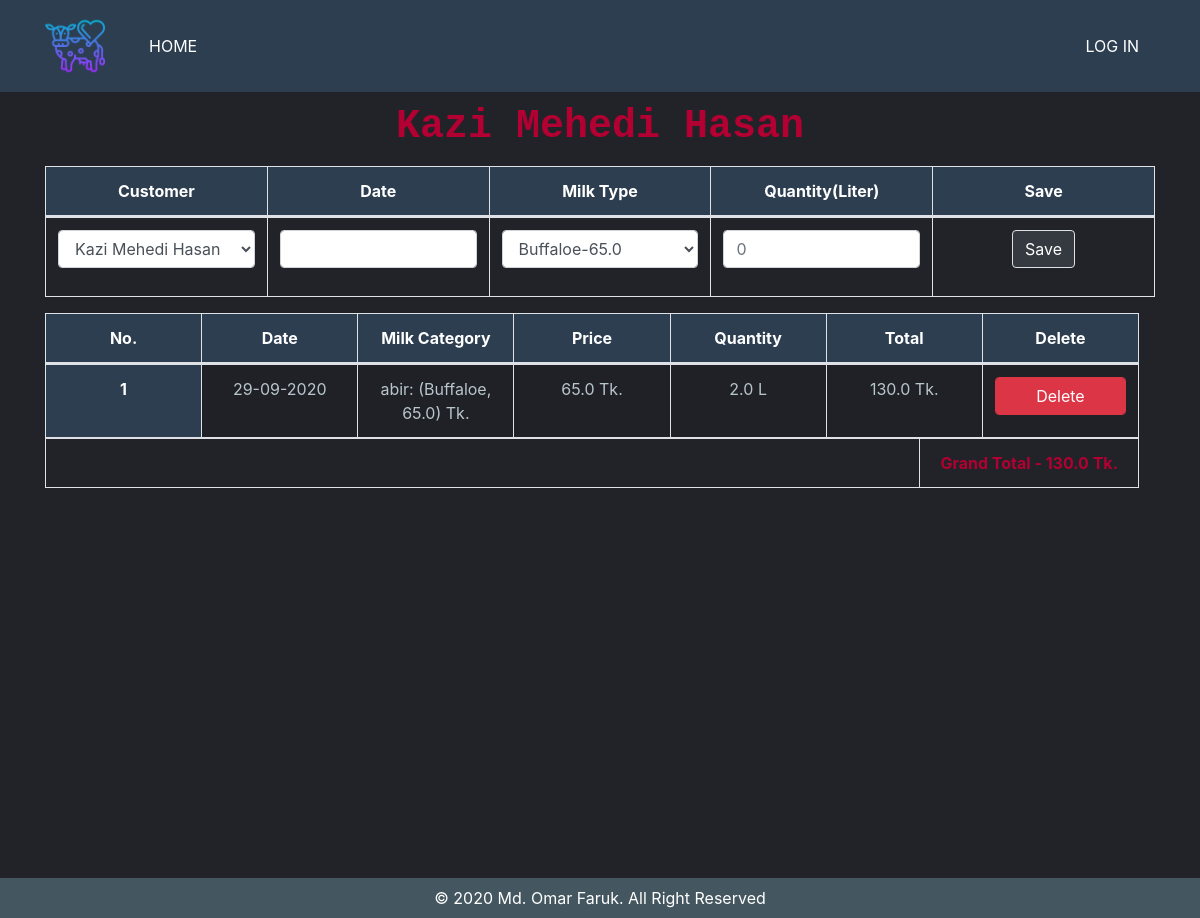
/customer_ledger/5/, run on an earlier commit of the app's database.
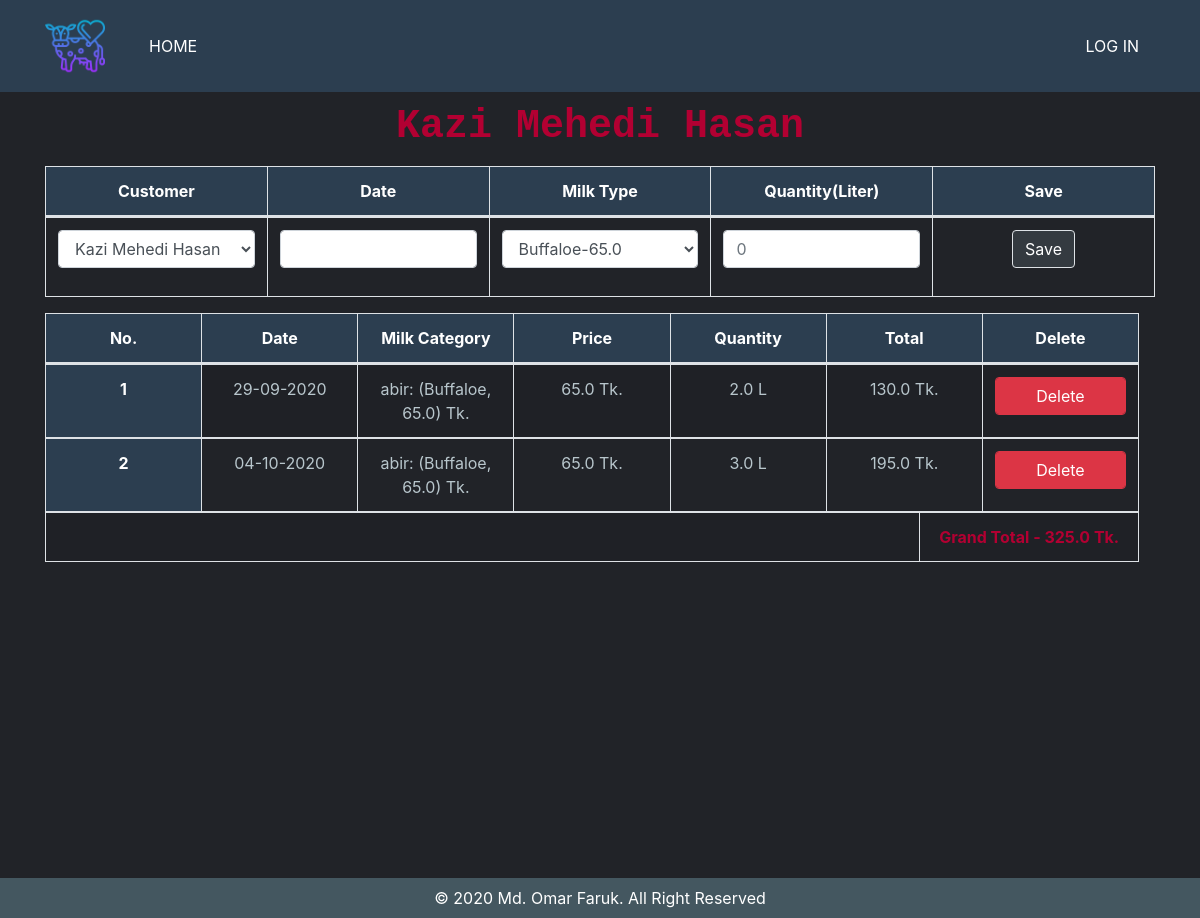
And on a later commit of the database.
### dairyapp/models.py (models this page shows, shortened)
class Customerledger(models.Model):
    related_milk_category = models.ForeignKey(CustomerMilkCategory, related_name="Customerledger", on_delete=models.CASCADE, null=True)
    related_customer = models.ForeignKey(User, related_name='Customerledger', on_delete=models.CASCADE, null=True)
    date = models.CharField(max_length=1000000,db_index=True)
    price = models.FloatField(max_length=1000000,db_index=True,default=0.0)
    quantity = models.FloatField(max_length=1000000,db_index=True,default=0.0)
    total = models.FloatField(max_length=1000000,db_index=True,default=0.0)

class CustomerMilkCategory(models.Model):
    CHOICES1 = (
        ('Cow','Cow'),
        ('Buffaloe','Buffalo'),#buffaloes
        ('Others','Others'),
    )
    animalname= models.CharField(max_length=200,choices=CHOICES1)
    milkprice = models.FloatField(max_length=200, db_index=True)
    related_customer = models.ForeignKey(User, related_name='CustomerMilkCategory', on_delete=models.CASCADE, null=True)
    def __str__(self):
        return f"{self.related_customer}: ({self.animalname}, {self.milkprice})  Tk."

### dairyapp/views.py (the view)
# urls.py: path('customer_ledger/<int:pk>/', views.customer_ledger, name='customer_ledger'),  # Individual Customer dashboard
def customer_ledger(request,pk):
    customer_obj = get_object_or_404(User,pk=pk)
    cus_user_info = models.Profile.objects.filter(user=customer_obj)
    customer_ledger_info = models.Customerledger.objects.filter(related_customer = customer_obj)
    milktypes = models.CustomerMilkCategory.objects.filter(related_customer = customer_obj)
    milk_list = [(milk.animalname +"-"+ str(milk.milkprice), milk.pk) for milk in milktypes]
    customer_full_name = f"{customer_obj.first_name} {customer_obj.last_name}"
    alltotal = 0.0
    for i in customer_ledger_info:
        alltotal = alltotal+float(i.total)
    print(alltotal)
    return render(request,'Customers/customer_ledger.html',{
            "customer_full_name":customer_full_name,
            "milk_list":milk_list,
            "customer_obj":customer_obj,
            "customer_ledger_info":customer_ledger_info,
            "alltotal":alltotal,
            })

### dairyapp/templatetags/custom_tags.py (called while the page is built)
@register.simple_tag(name="multiply")
def multiply(qty, unit_price, *args, **kwargs):
    return qty * unit_price

### templates/Customers/customer_ledger.html (shortened to what this page needs)
{% extends 'base.html' %}
{% load crispy_forms_tags %}
{% load templatetags %}
{% block content %}
<h2 class="vendor_name_heading"><strong>{{ customer_full_name }}</strong></h2>
<div class="table-responsive">
        <table class="table table-bordered">
          <thead>
              <tr>
                <th scope="col">Customer</th>
                <th scope="col">Date</th>
                <th scope="col">Milk Type</th>
                <th scope="col">Quantity(Liter)</th>
                <th scope="col">Save</th>
              </tr>
            </thead>
        <tbody>
          <form action="\customer_ledger_save\" method="POST">{% csrf_token %}
              <tr>
               <td scpoe="col">
                 <div class="form-row">
                   <div class="col">
                     <select  class="form-control" id="customer" name="customer">
                          <option value="{{ customer_obj.pk }}"> {{ customer_obj.first_name }} {{ customer_obj.last_name }} </option>
                        </select>
                        </div>
                      </div>
                      </td>
                <td scpoe="col">
                  <div class="form-row">
                    <div class="col">
                      <p><input class="form-control" type="text" name="date" id="datepicker"></p>
                    </div>
                  </div>
                </td>
                <td scpoe="col">
                  <div class="form-row">
                    <div class="col">
                      <select  class="form-control" id="milktype" name="milktype">
                        {% for milk, milk_pk in milk_list %}
                        <option value="{{ milk_pk }}"> {{milk}} </option>
                        {% endfor %}
                      </select>
                    </div>
                  </div>
                </td>
                <td scpoe="col">
                  <div class="form-row">
                    <div class="col">
                      <input type="name" class="form-control"  name="quantity" placeholder="0"  pattern="\d+">
                    </div>
                  </div>
                </td>
                <td scpoe="col">
                  <div class="form-row">
                    <div class="col">
                      <button type="submit" class="btn btn-dark border">Save</button>
                    </div>
                  </div>
                </td>
              </tr>
            </form>
            </tbody>
        </table>
    </div>
  <div class="table-responsive">
      <table class="table table-bordered table-striped ">
        <thead id="theadthid">
          <tr >
                <th scope="col">No.</th>
                <th scope="col">Date</th>
                <th scope="col">Milk Category</th>
                <th scope="col">Price</th>
                <th scope="col">Quantity</th>
                <th scope="col">Total</th>
                <th scope="col">Delete</th>
            </tr>
        </thead>
        <tbody id="tbodydata">
          {% for ledger in customer_ledger_info %}
          <tr>
            <th scope="row">{{ forloop.counter }}</th>
            <td>{{ ledger.date }}</td>
            <td>{{ ledger.related_milk_category }}</td>
            <td>{{ ledger.price }} Tk.</td>
            <td> {{ ledger.quantity }} L</td>
            <td>{% multiply ledger.quantity ledger.price %} Tk.</td>
            <td>
              <form action="{% url 'customer_ledger_delete' %}" method="POST">{% csrf_token %}
                <button class="btn btn-danger form-control"type="submit" name="customer_pk" value="{{ledger.pk}}">Delete</button>
                </form>
                </td>
          </tr>
{% endfor %}
<tr>
<td colspan="4"></td>
<td id="totalid"><strong>Grand Total - {{ alltotal }} Tk.</strong></td>
</tr>
          </tbody>
      </table>
  </div>
{% endblock %}

### templates/base.html (shortened to what this page needs)
<!doctype html>
<html lang="en">
  <head>
    {% load static %}
    <link rel="stylesheet" href="https://stackpath.bootstrapcdn.com/bootstrap/4.3.1/css/bootstrap.min.css">
    <link rel="stylesheet" href="https://use.fontawesome.com/releases/v5.7.2/css/all.css">
    <link rel="stylesheet" href="https://use.fontawesome.com/releases/v5.8.1/css/all.css">
    <link rel="stylesheet" href="//code.jquery.com/ui/1.12.1/themes/base/jquery-ui.css">
  </head>
<body>
  <nav class="navbar navbar-expand-md fixed-top">
    <div class="container ">
      <div class="logo-image">
            <a href="{% url 'home' %}"><img src="{% static 'images/cow.png' %}" alt="logo.png" class="img-fluid"></a>
      </div>
    <div class="collapse navbar-collapse" id="navbarSupportedContent">
      <ul class="navbar-nav mr-auto">
        <li class="nav-item">
          <a class="nav-link" href="{% url 'home' %}" style="color: #FFFFFF;">HOME</a>
        </li>
      </ul>
      {% if user.is_authenticated %}
        <ul class="navbar-nav">
          <li class="nav-item dropdown">
            <a class="nav-link dropdown-toggle"  id="navbarDropdown" role="button" data-toggle="dropdown" aria-haspopup="true" aria-expanded="false">
          {% if user.profile.user_type == 'Manager' %}<strong>MANAGER </strong>{% elif user.profile.user_type == 'Customer'  %}<strong>CUSTOMER </strong> {% endif %}{{ user.username }}
            </a>
            <div class="dropdown-menu dropdown-menu-right" aria-labelledby="navbarDropdown">
              <a class="dropdown-item" href="{% url 'password_change' %}"><i class="fa fa-cogs"></i><span class="menu-text-size">&nbsp;&nbsp; CHANGE PASSWORD</span></a>
              <div class="dropdown-divider"></div>
              <a class="dropdown-item" href="{% url 'logout' %}"><i class="fas fa-sign-out-alt"></i><span class="menu-text-size">&nbsp;&nbsp; LOG OUT</span></a>
            </div>
          </li>
        </ul>
      {% else %}
        <form class="form-inline my-2 my-lg-0">
          <a href="{% url 'login' %}" class="nav-link" style="color: #FFFFFF;">LOG IN</a>
        </form>
      {% endif %}
    </div>
  </div>
  </nav>
<div class="container">
      {% block content %}
      {% endblock %}
</div>
<footer class="footer sticky-bottom">
  <div class="p-2 mt-5">
    <span>© 2020 Md. Omar Faruk. All Right Reserved</span>
  </div>
</footer>
</body>
</html>

What changed in the data, as far as the page shows it:
added Customerledger: date "04-10-2020", related_milk_category "abir: (Buffaloe, 65.0) Tk.", price "65.0", quantity "3.0", quantity+price "195.0", {{ ledger.pk }} 5 (drawn)
Also different on the page:
{{ alltotal }}: "130.0" → "325.0"
